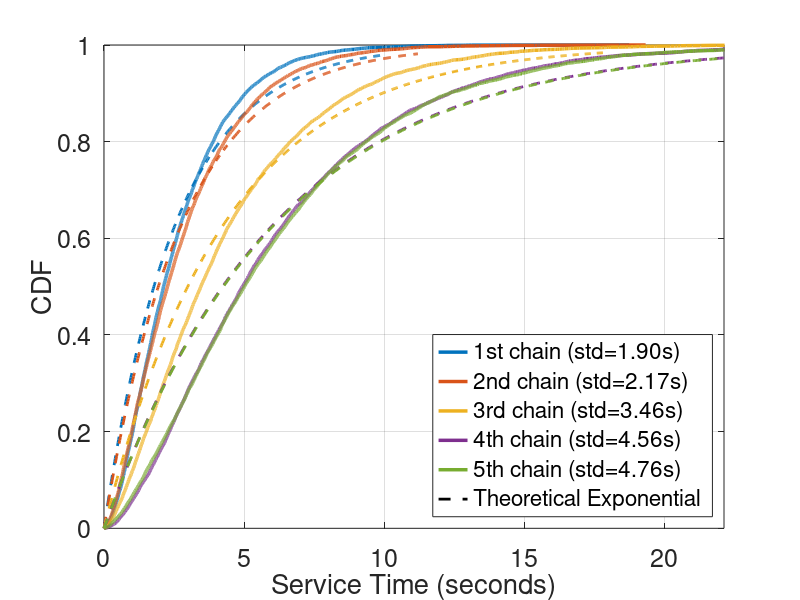
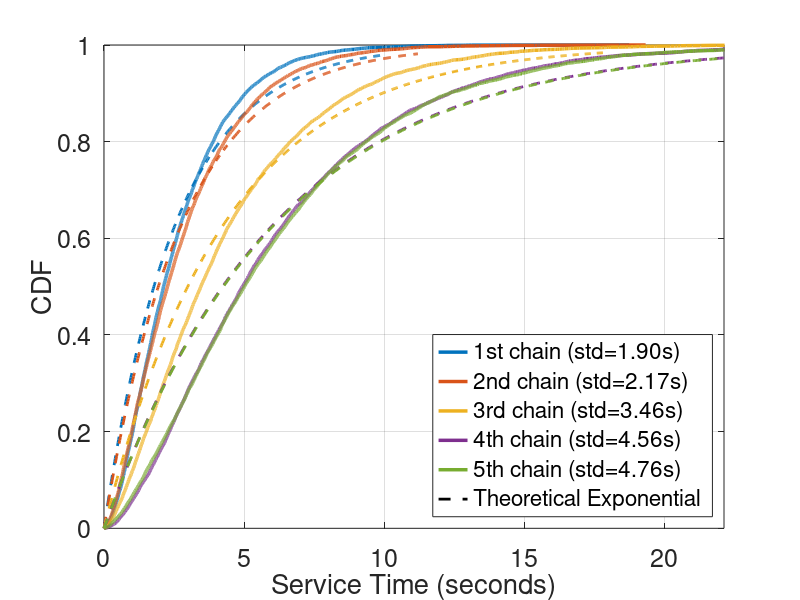
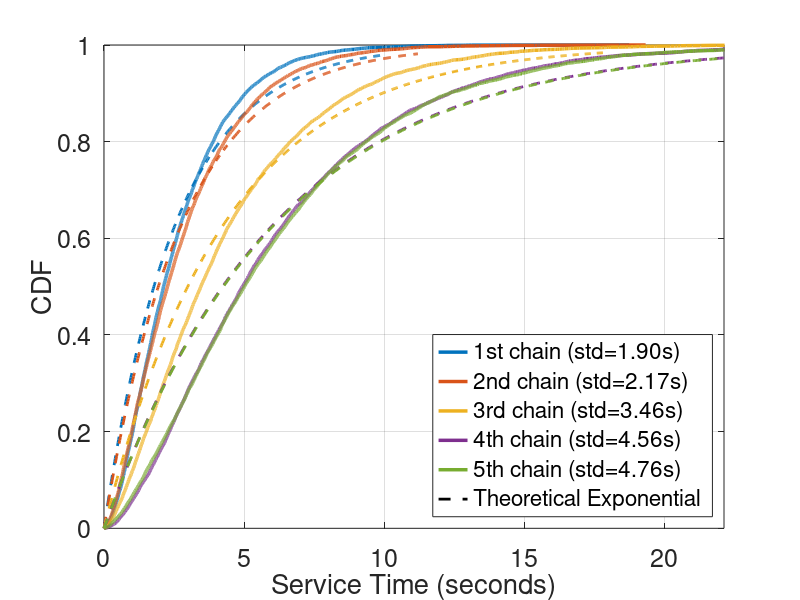

Write MATLAB code to recreate these figures, in order.
function plot_service_time_cdf_calibrated()
    % Generate service time CDF plot with calibrated mean/std values
    % matching the real PETALS experiment (CV < 1).
    %
    % Uses gamma distribution to generate synthetic service times
    % with specified mean and std, then plots empirical CDF vs
    % theoretical exponential CDF.
    %
    % Output: plots/service_time_exponential_cdf.pdf

    fprintf('=== Generating Calibrated Service Time CDF Plot ===\n\n');

    % Chain parameters: [mean_s, cv, std_s]
    chain_data = [
        2.57, 0.74, 1.90;   % k_1: 3g+3g
        2.78, 0.78, 2.17;   % k_2: 3g+3g
        4.33, 0.80, 3.46;   % k_3: 3g+2g+2g
        6.08, 0.75, 4.56;   % k_4: 2g+2g+2g+2g
        6.18, 0.77, 4.76;   % k_5: 2g+2g+2g+2g
    ];

    chain_names = {'1st chain', '2nd chain', '3rd chain', '4th chain', '5th chain'};
    K = size(chain_data, 1);
    N = 8819;  % same sample size as Azure trace

    rng(42, 'twister');

    % Generate synthetic service times using gamma distribution
    % Gamma(shape=k, scale=theta): mean = k*theta, std = sqrt(k)*theta
    % So: CV = 1/sqrt(k), k = 1/CV^2, theta = mean/k
    all_service_times = cell(K, 1);
    for c = 1:K
        mu = chain_data(c, 1);
        cv = chain_data(c, 2);
        shape = 1 / cv^2;
        scale = mu / shape;
        T = gamrnd(shape, scale, N, 1);
        all_service_times{c} = T;

        fprintf('Chain %s: mean=%.2f, std=%.2f, CV=%.4f (target: %.2f, %.2f, %.2f)\n', ...
            chain_names{c}, mean(T), std(T), std(T)/mean(T), mu, chain_data(c,3), cv);
    end

    % Plot
    fig = figure('Position', [100, 100, 600, 450], 'Visible', 'off');
    colors = lines(K);

    legend_entries = {};
    legend_handles = [];

    for c = 1:K
        T = all_service_times{c};
        sorted_T = sort(T);
        n = length(sorted_T);
        empirical_cdf = (1:n)' / n;

        mean_T = mean(T);
        t_grid = linspace(0, prctile(T, 99.5), 500)';
        theo_cdf = 1 - exp(-t_grid / mean_T);

        h_emp = plot(sorted_T, empirical_cdf, '-', 'LineWidth', 2.5, 'Color', colors(c,:));
        hold on;
        plot(t_grid, theo_cdf, '--', 'LineWidth', 2, 'Color', colors(c,:));

        legend_handles = [legend_handles, h_emp];
        legend_entries{end+1} = sprintf('%s (std=%.2fs)', chain_names{c}, chain_data(c,3));
    end

    % Dummy dashed line for legend
    h_dummy = plot(NaN, NaN, 'k--', 'LineWidth', 2);
    legend_handles = [legend_handles, h_dummy];
    legend_entries{end+1} = 'Theoretical Exponential';

    % xlim to 99th percentile of slowest chain
    all_p99 = cellfun(@(T) prctile(T, 99), all_service_times);
    xlim([0, max(all_p99)]);

    xlabel('Service Time (seconds)', 'FontSize', 20);
    ylabel('CDF', 'FontSize', 20);
    legend(legend_handles, legend_entries, 'Location', 'southeast', 'FontSize', 16);
    grid on;
    set(gca, 'FontSize', 18);

    % Save
    if ~exist('plots', 'dir'), mkdir('plots'); end
    saveas(fig, 'plots/service_time_exponential_cdf.png');
    saveas(fig, 'plots/service_time_exponential_cdf.fig');
    try
        exportgraphics(fig, 'plots/service_time_exponential_cdf.pdf', 'ContentType', 'vector');
        fprintf('\nSaved: plots/service_time_exponential_cdf.pdf\n');
    catch
        fprintf('\nSaved: plots/service_time_exponential_cdf.png\n');
    end
    close(fig);

    fprintf('\n=== Done ===\n');
end
